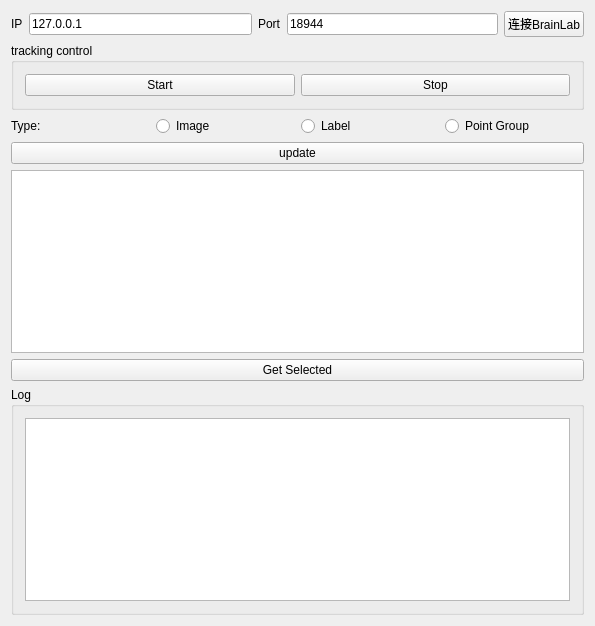
<?xml version="1.0" encoding="UTF-8"?>
<ui version="4.0">
 <class>VisualBrainLabClientWidget</class>
 <widget class="QWidget" name="VisualBrainLabClientWidget">
  <property name="geometry">
   <rect>
    <x>0</x>
    <y>0</y>
    <width>595</width>
    <height>626</height>
   </rect>
  </property>
  <property name="windowTitle">
   <string>IGTLinkClinet</string>
  </property>
  <layout class="QVBoxLayout" name="verticalLayout_2">
   <item>
    <layout class="QHBoxLayout" name="horizontalLayout_3">
     <item>
      <layout class="QHBoxLayout" name="horizontalLayout">
       <item>
        <widget class="QLabel" name="label">
         <property name="text">
          <string>IP</string>
         </property>
        </widget>
       </item>
       <item>
        <widget class="QLineEdit" name="ipLEdit">
         <property name="text">
          <string>127.0.0.1</string>
         </property>
        </widget>
       </item>
      </layout>
     </item>
     <item>
      <layout class="QHBoxLayout" name="horizontalLayout_2">
       <item>
        <widget class="QLabel" name="label_2">
         <property name="text">
          <string>Port</string>
         </property>
        </widget>
       </item>
       <item>
        <widget class="QLineEdit" name="portLEdit">
         <property name="text">
          <string>18944</string>
         </property>
        </widget>
       </item>
      </layout>
     </item>
     <item>
      <widget class="QPushButton" name="connectBtn">
       <property name="text">
        <string>连接BrainLab</string>
       </property>
      </widget>
     </item>
    </layout>
   </item>
   <item>
    <widget class="QGroupBox" name="groupBox_2">
     <property name="title">
      <string>tracking control</string>
     </property>
     <layout class="QHBoxLayout" name="horizontalLayout_5">
      <item>
       <widget class="QPushButton" name="startBtn">
        <property name="text">
         <string>Start</string>
        </property>
       </widget>
      </item>
      <item>
       <widget class="QPushButton" name="stopBtn">
        <property name="text">
         <string>Stop</string>
        </property>
       </widget>
      </item>
     </layout>
    </widget>
   </item>
   <item>
    <layout class="QHBoxLayout" name="horizontalLayout_4">
     <item>
      <widget class="QLabel" name="label_3">
       <property name="text">
        <string>Type:</string>
       </property>
      </widget>
     </item>
     <item>
      <widget class="QRadioButton" name="typeImageRBtn">
       <property name="text">
        <string>Image</string>
       </property>
      </widget>
     </item>
     <item>
      <widget class="QRadioButton" name="typeLabelRBtn">
       <property name="text">
        <string>Label</string>
       </property>
      </widget>
     </item>
     <item>
      <widget class="QRadioButton" name="typePointRBtn">
       <property name="text">
        <string>Point Group</string>
       </property>
      </widget>
     </item>
    </layout>
   </item>
   <item>
    <widget class="QPushButton" name="updateBtn">
     <property name="text">
      <string>update</string>
     </property>
    </widget>
   </item>
   <item>
    <widget class="QTableWidget" name="tableWidget"/>
   </item>
   <item>
    <widget class="QPushButton" name="getSelectedItemBtn">
     <property name="text">
      <string>Get Selected</string>
     </property>
    </widget>
   </item>
   <item>
    <widget class="QGroupBox" name="groupBox">
     <property name="title">
      <string>Log</string>
     </property>
     <layout class="QVBoxLayout" name="verticalLayout">
      <item>
       <widget class="QTextEdit" name="logEdit"/>
      </item>
     </layout>
    </widget>
   </item>
  </layout>
 </widget>
 <layoutdefault spacing="6" margin="11"/>
 <resources>
  <include location="IGTLinkClinet.qrc"/>
 </resources>
 <connections/>
</ui>
